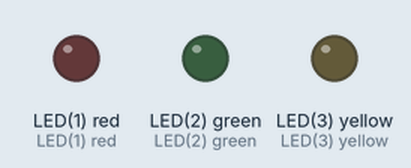
Bench run of a program on a simulated pyboard running MicroPython. Shown: output pins drawn as LEDs (lit = HIGH). What the program prints to the serial console is not drawn. At 10.0 s the program stops and its outputs stay as they are.

Above: at 0.1 s.
At 1.3 s:
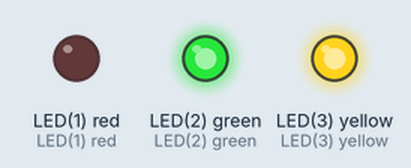
At 1.9 s:
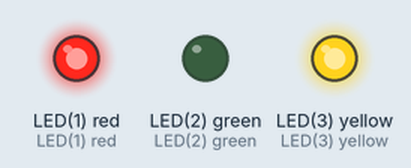
At 2.7 s:
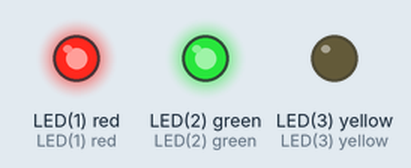
At 3.9 s:
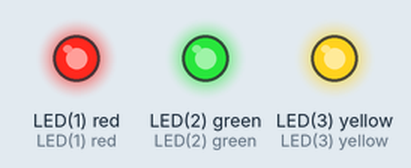
At 5.3 s:
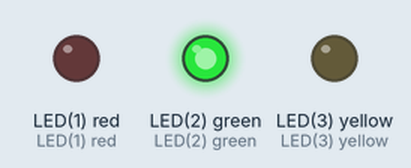
Timing chart, 0 to 5.6 s (numbered marks = the images above):
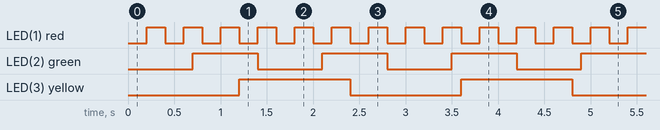

Measured:
- by itself, LED(1) red: alternates HIGH for 0.20 s and LOW for 0.20 s, 49 changes in all, then stays HIGH
- by itself, LED(2) green: alternates HIGH for 0.70 s and LOW for 0.70 s, 14 changes in all, then stays LOW
- by itself, LED(3) yellow: alternates HIGH for 1.2 s and LOW for 1.2 s

The program:

aledflash.py
```python
# (licence header left out)
import pyb
import asyncio


async def toggle(objLED, time_ms):
    while True:
        await asyncio.sleep_ms(time_ms)
        objLED.toggle()


# TEST FUNCTION


async def main(duration):
    print("Flash LED's for {} seconds".format(duration))
    leds = [pyb.LED(x) for x in range(1, 4)]  # Initialise three on board LED's
    for x, led in enumerate(leds):  # Create a task for each LED
        t = int((0.2 + x / 2) * 1000)
        asyncio.create_task(toggle(leds[x], t))
    await asyncio.sleep(duration)


def test(duration=10):
    try:
        asyncio.run(main(duration))
    except KeyboardInterrupt:
        print("Interrupted")
    finally:
        asyncio.new_event_loop()
        print("as_demos.aledflash.test() to run again.")


test()
```
